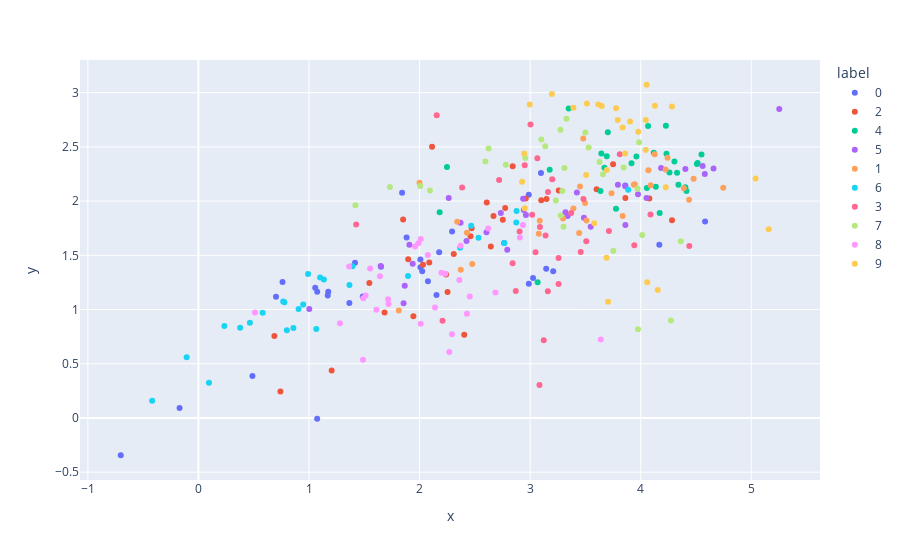

This figure's notebook cell:
### Code cell
plot_latent_space(encoder, train, show_labels = 'all', numeric_labels = True, expected_shape = (1,64,128,1))
